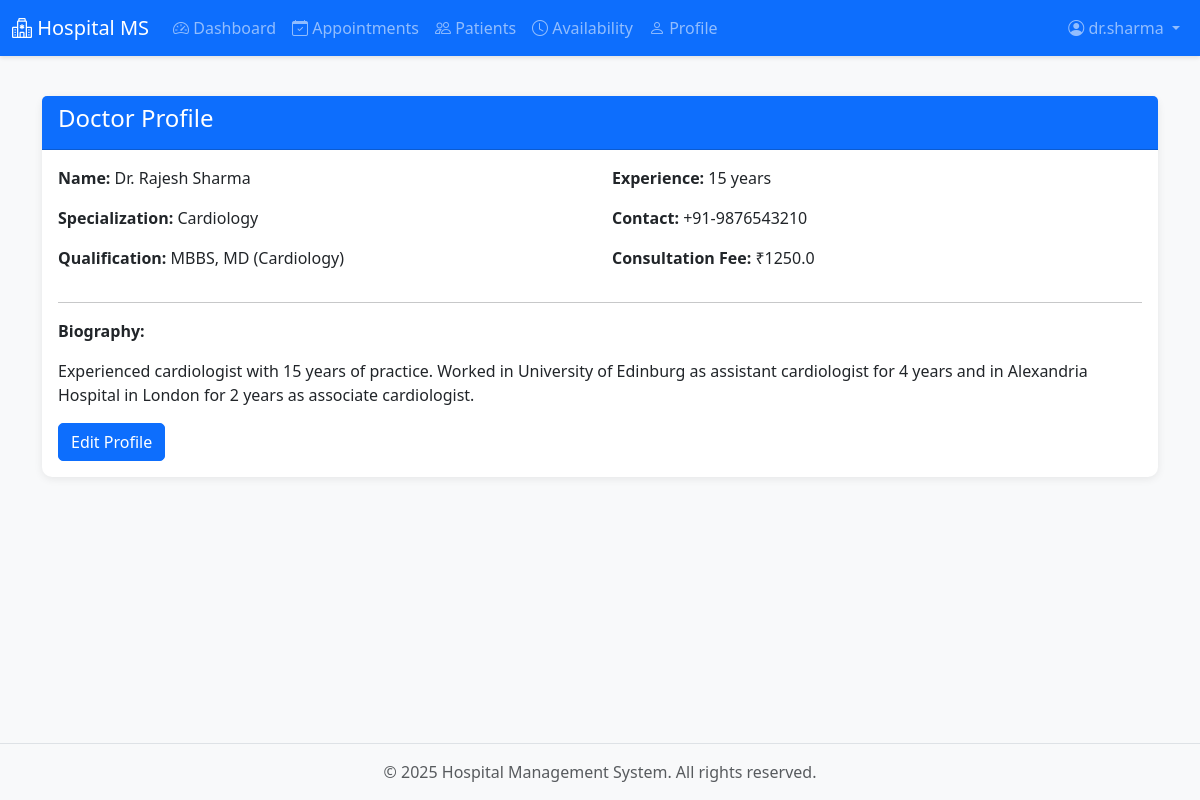
Screenshot of /doctor/profile (signed in) with the database file from the repository.
### models/user.py (models this page shows, shortened)
class User(UserMixin, db.Model):
    __tablename__ = 'users'
    id = db.Column(db.Integer, primary_key=True)
    username = db.Column(db.String(80), unique=True, nullable=False, index=True)
    email = db.Column(db.String(120), unique=True, nullable=False, index=True)
    password_hash = db.Column(db.String(200), nullable=False)
    role = db.Column(db.String(20), nullable=False)  # admin, doctor, patient
    is_active = db.Column(db.Boolean, default=True, nullable=False)
    created_at = db.Column(db.DateTime, default=datetime.utcnow)
    updated_at = db.Column(db.DateTime, default=datetime.utcnow, onupdate=datetime.utcnow)
    doctor = db.relationship('Doctor', backref='user', uselist=False, lazy=True)
    patient = db.relationship('Patient', backref='user', uselist=False, lazy=True)
    nurse = db.relationship('Nurse', backref='user', uselist=False, lazy=True)
    triage = db.relationship('Triage', backref='user', uselist=False, lazy=True)
    def is_admin(self):
        return self.role == 'admin'
    def is_doctor(self):
        return self.role == 'doctor'

### models/doctor.py (models this page shows, shortened)
class Doctor(db.Model):
    __tablename__ = 'doctors'
    id = db.Column(db.Integer, primary_key=True)
    user_id = db.Column(db.Integer, db.ForeignKey('users.id'), nullable=False, unique=True)
    full_name = db.Column(db.String(100), nullable=False)
    specialization = db.Column(db.String(100), nullable=False, index=True)
    qualification = db.Column(db.String(200))
    experience_years = db.Column(db.Integer)
    contact_number = db.Column(db.String(20))
    license_number = db.Column(db.String(50), unique=True)
    consultation_fee = db.Column(db.Float, default=0.0)
    bio = db.Column(db.Text)
    is_active = db.Column(db.Boolean, default=True, nullable=False)
    is_deleted = db.Column(db.Boolean, default=False, nullable=False)
    created_at = db.Column(db.DateTime, default=datetime.utcnow)
    updated_at = db.Column(db.DateTime, default=datetime.utcnow, onupdate=datetime.utcnow)
    appointments = db.relationship('Appointment', backref='doctor', lazy='dynamic')
    availability = db.relationship('DoctorAvailability', backref='doctor', lazy='dynamic')

### routes/doctor.py (the view, shortened to what this page needs)
@doctor_bp.route('/profile', methods=['GET', 'POST'])
@doctor_required
def profile():
    doctor = Doctor.query.filter_by(user_id=current_user.id).first()
    return render_template('doctor/profile.html', doctor=doctor)

### extensions.py (called while the page is built)
def init_extensions(app):
    db.init_app(app)
    login_manager.init_app(app)
    mail.init_app(app)  # ADD THIS LINE
    cache.init_app(app)  # ADD THIS LINE
    from models.user import User
    @login_manager.user_loader
    def load_user(user_id):
        return User.query.get(int(user_id))

### templates/doctor/profile.html (shortened to what this page needs)
{% extends "base.html" %}
{% block content %}
<div class="container">
  <div class="card">
    <div class="card-header bg-primary text-white"><h4>Doctor Profile</h4></div>
    <div class="card-body">
      {% if request.args.get('edit') %}
        <form method="POST">
          <div class="row">
            <div class="col-md-6 mb-3">
              <label>Full Name</label>
              <input type="text" class="form-control" name="full_name" value="{{ doctor.full_name }}">
            </div>
            <div class="col-md-6 mb-3">
              <label>Specialization</label>
              <input type="text" class="form-control" name="specialization" value="{{ doctor.specialization }}">
            </div>
          </div>
          <div class="row">
            <div class="col-md-6 mb-3">
              <label>Qualification</label>
              <input type="text" class="form-control" name="qualification" value="{{ doctor.qualification }}">
            </div>
            <div class="col-md-3 mb-3">
              <label>Experience (years)</label>
              <input type="number" class="form-control" name="experience_years" value="{{ doctor.experience_years }}">
            </div>
            <div class="col-md-3 mb-3">
              <label>Consultation Fee (₹)</label>
              <input type="number" step="0.01" class="form-control" name="consultation_fee" value="{{ doctor.consultation_fee }}">
            </div>
          </div>
          <div class="row">
            <div class="col-md-6 mb-3">
              <label>Contact</label>
              <input type="text" class="form-control" name="contact_number" value="{{ doctor.contact_number }}">
            </div>
            <div class="col-md-6 mb-3">
              <label>Biography</label>
              <textarea class="form-control" name="bio" rows="3">{{ doctor.bio or '' }}</textarea>
            </div>
          </div>
          <div class="mt-3">
            <button type="submit" class="btn btn-primary">Save Changes</button>
            <a href="{{ url_for('doctor.profile') }}" class="btn btn-secondary ms-2">Cancel</a>
          </div>
        </form>
      {% else %}
        <div class="row">
          <div class="col-md-6">
            <p><strong>Name:</strong> {{ doctor.full_name }}</p>
            <p><strong>Specialization:</strong> {{ doctor.specialization }}</p>
            <p><strong>Qualification:</strong> {{ doctor.qualification }}</p>
          </div>
          <div class="col-md-6">
            <p><strong>Experience:</strong> {{ doctor.experience_years }} years</p>
            <p><strong>Contact:</strong> {{ doctor.contact_number }}</p>
            <p><strong>Consultation Fee:</strong> ₹{{ doctor.consultation_fee }}</p>
          </div>
        </div>
        {% if doctor.bio %}
          <hr>
          <p><strong>Biography:</strong></p>
          <p>{{ doctor.bio }}</p>
        {% endif %}
        <div class="mt-3">
          <a href="{{ url_for('doctor.profile') }}?edit=1" class="btn btn-primary">Edit Profile</a>
        </div>
      {% endif %}
    </div>
  </div>
</div>
{% endblock %}

### templates/base.html (shortened to what this page needs)
<!DOCTYPE html>
<html lang="en">
<head>
    <link href="https://cdn.jsdelivr.net/npm/bootstrap@5.3.0/dist/css/bootstrap.min.css" rel="stylesheet">
    <link rel="stylesheet" href="https://cdn.jsdelivr.net/npm/bootstrap-icons@1.10.0/font/bootstrap-icons.css">
    <link rel="stylesheet" href="{{ url_for('static', filename='css/style.css') }}">
    <link href="https://cdn.jsdelivr.net/npm/fullcalendar@5.11.3/main.min.css" rel="stylesheet">
</head>
<body>
    {% if current_user.is_authenticated %}
    <nav class="navbar navbar-expand-lg navbar-dark bg-primary">
        <div class="container-fluid">
            <a class="navbar-brand" href="{{ url_for('main.index') }}">
                <i class="bi bi-hospital"></i> Hospital MS
            </a>
            <div class="collapse navbar-collapse" id="navbarNav">
                <ul class="navbar-nav me-auto">
                    {% if current_user.is_admin() %}
                    <li class="nav-item">
                        <a class="nav-link" href="{{ url_for('admin.dashboard') }}"><i class="bi bi-speedometer2"></i>
                            Dashboard</a>
                    </li>
                    <li class="nav-item">
                        <a class="nav-link" href="{{ url_for('admin.doctors') }}"><i class="bi bi-person-badge"></i>
                            Doctors</a>
                    </li>
                    <li class="nav-item">
                        <a class="nav-link" href="{{ url_for('admin.nurses') }}"><i class="bi bi-person-lines-fill"></i>
                            Nurses</a>
                    </li>
                    <li class="nav-item">
                        <a class="nav-link" href="{{ url_for('admin.patients') }}"><i class="bi bi-people"></i>
                            Patients</a>
                    </li>
                    <li class="nav-item">
                        <a class="nav-link" href="{{ url_for('admin.appointments') }}"><i
                                class="bi bi-calendar-check"></i> Appointments</a>
                    </li>
                    <li class="nav-item">
                        <a class="nav-link" href="{{ url_for('admin.search') }}"><i class="bi bi-search"></i> Search</a>
                    </li>
                    {% elif current_user.is_doctor() %}
                    <li class="nav-item">
                        <a class="nav-link" href="{{ url_for('doctor.dashboard') }}"><i class="bi bi-speedometer2"></i>
                            Dashboard</a>
                    </li>
                    <li class="nav-item">
                        <a class="nav-link" href="{{ url_for('doctor.appointments') }}"><i
                                class="bi bi-calendar-check"></i> Appointments</a>
                    </li>
                    <li class="nav-item">
                        <a class="nav-link" href="{{ url_for('doctor.patients') }}"><i class="bi bi-people"></i>
                            Patients</a>
                    </li>
                    <li class="nav-item">
                        <a class="nav-link" href="{{ url_for('doctor.availability') }}"><i class="bi bi-clock"></i>
                            Availability</a>
                    </li>
                    <li class="nav-item">
                        <a class="nav-link" href="{{ url_for('doctor.profile') }}"><i class="bi bi-person"></i>
                            Profile</a>
                    </li>
                    {% endif %}
                </ul>
                <ul class="navbar-nav">
                    <li class="nav-item dropdown">
                        <a class="nav-link dropdown-toggle" href="#" id="userDropdown" role="button"
                            data-bs-toggle="dropdown">
                            <i class="bi bi-person-circle"></i> {{ current_user.username }}
                        </a>
                    </li>
                </ul>
            </div>
        </div>
    </nav>
    {% endif %}
    <main class="container-fluid py-4">
        {% block content %}{% endblock %}
    </main>
    <footer class="bg-light text-center text-muted py-3 mt-5">
        <div class="container">
            <p class="mb-0">&copy; 2025 Hospital Management System. All rights reserved.</p>
        </div>
    </footer>
</body>
</html>

### static/css/style.css (style rules this page uses)
:root { --primary-color: #0d6efd; --success-color: #198754; --danger-color: #dc3545; --warning-color: #ffc107; --info-color: #0dcaf0; }
body { font-family: 'Segoe UI', Tahoma, Geneva, Verdana, sans-serif; background-color: #f8f9fa; min-height: 100vh; display: flex; flex-direction: column; }
main { flex: 1; }
.navbar { box-shadow: 0 2px 4px rgba(0,0,0,.1); }
.card { border: none; border-radius: 10px; box-shadow: 0 2px 8px rgba(0,0,0,.08); transition: transform 0.2s, box-shadow 0.2s; }
.btn { border-radius: 5px; transition: all 0.3s; }
footer { margin-top: auto; background-color: #f8f9fa; border-top: 1px solid #dee2e6; }

### rows the page displays
User: username "dr.sharma"
Doctor: full_name "Dr. Rajesh Sharma", specialization "Cardiology", qualification "MBBS, MD (Cardiology)", experience_years "15", contact_number "+91-9876543210", consultation_fee "1250.0", bio "Experienced cardiologist with 15 years of practice. Worked in University of Edinburg as assistant cardiologist for 4 years and in Alexandria Hospital in London for 2 years as associate cardiologist."
